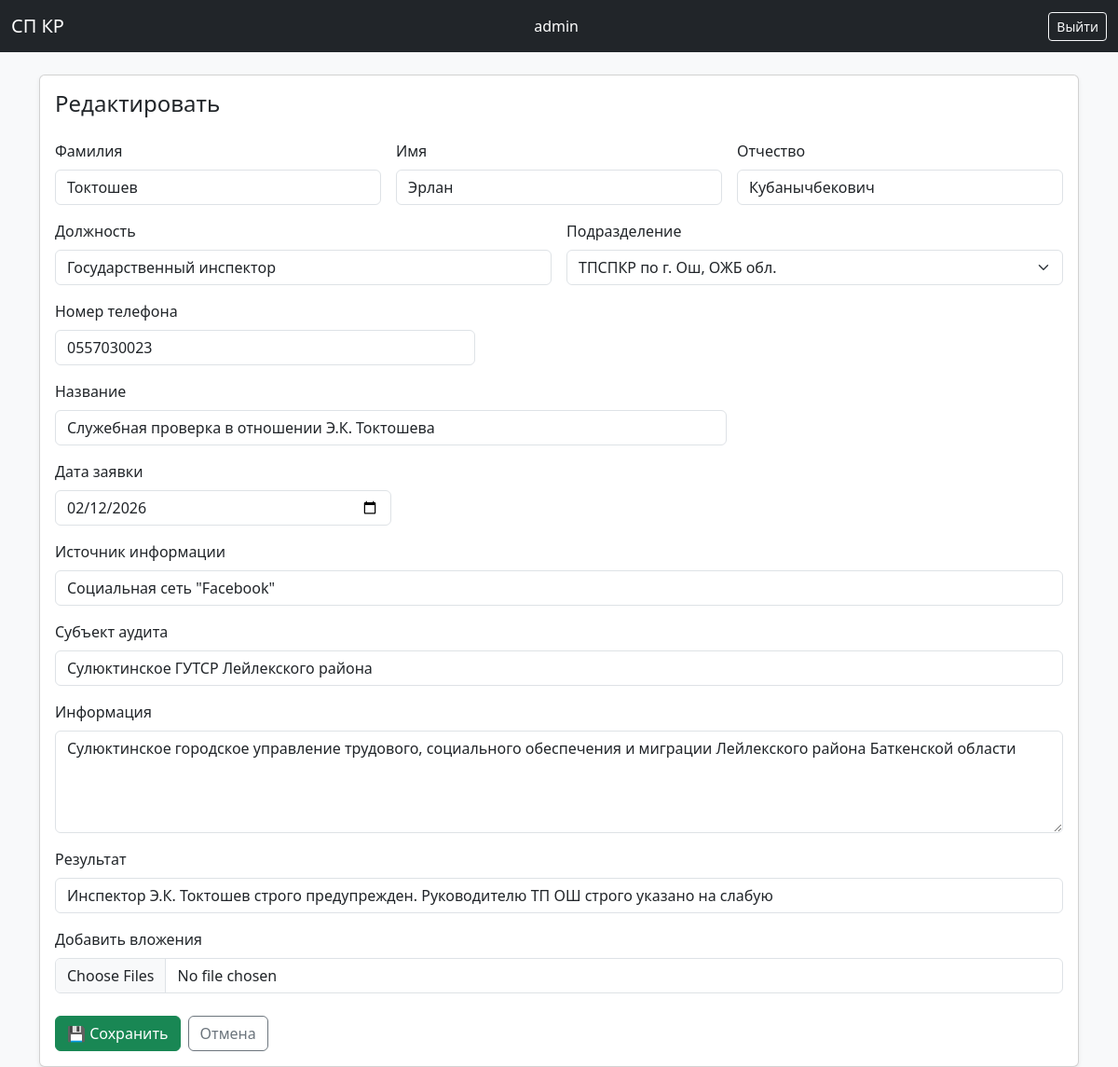
/employee/2/edit/ (signed in), run on an earlier commit of the app's database.
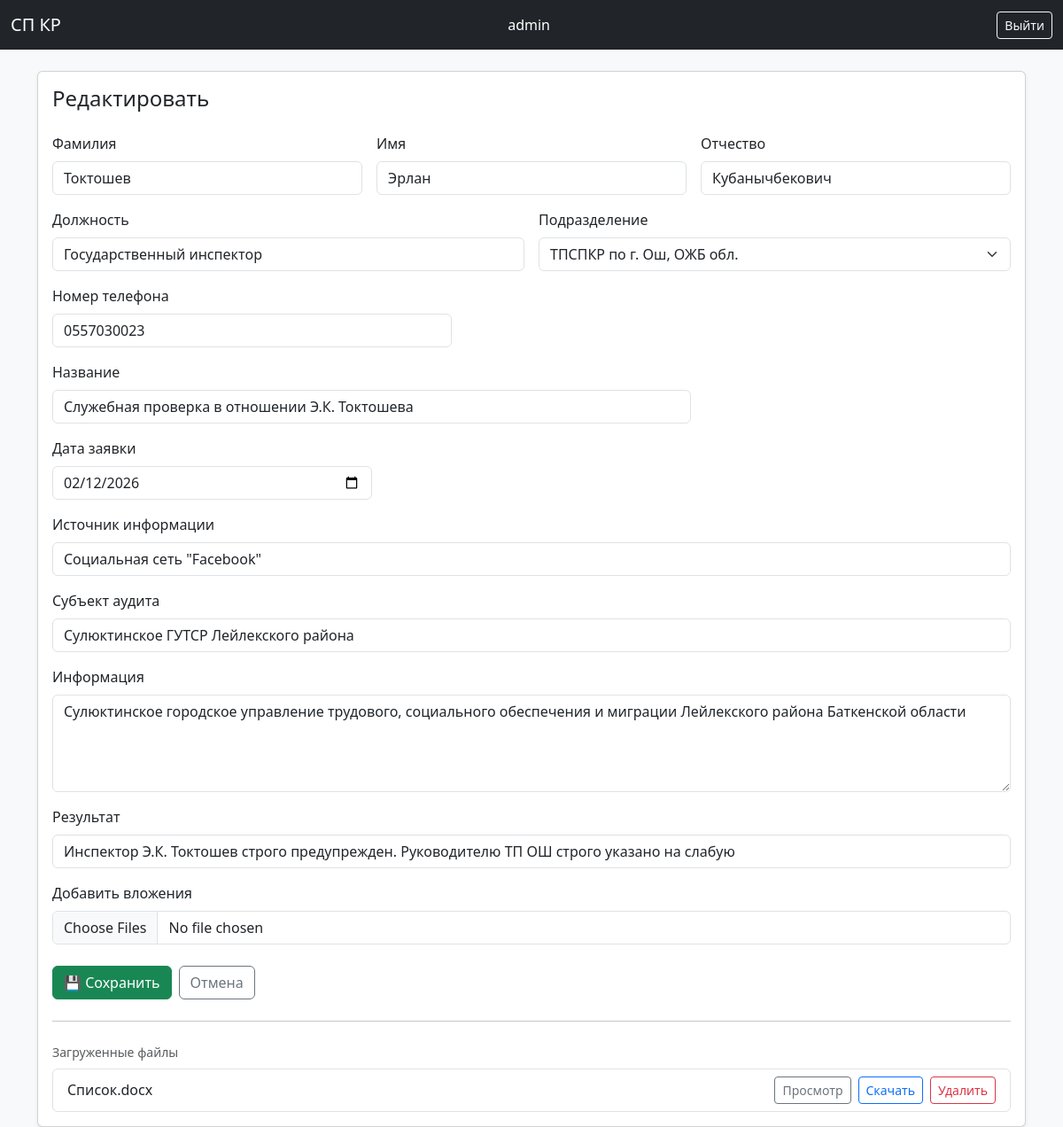
And on a later commit of the database.
### core/models.py (models this page shows, shortened)
class EmployeeAttachment(models.Model):
    employee = models.ForeignKey(Employee, on_delete=models.CASCADE, related_name="attachments",
        verbose_name="Сотрудник",)
    file = models.FileField("Файл", upload_to="employee_files/%Y/%m/%d/")
    original_name = models.CharField("Имя файла", max_length=255)
    created_at = models.DateTimeField("Дата загрузки", auto_now_add=True)
    class Meta:
        verbose_name = "Вложение"
        verbose_name_plural = "Вложения"
        ordering = ["-created_at"]

### core/views.py (the view, shortened to what this page needs)
# urls.py: path("employee/<int:employee_id>/edit/", employee_edit, name="employee_edit"),
@login_required
def employee_edit(request, employee_id):
    employee = get_object_or_404(Employee, id=employee_id)
    form = EmployeeForm(
        request.POST or None,
        request.FILES or None,
        instance=employee
    )
    return render(request, "core/employee_form.html", {
        "form": form,
        "employee": employee,
        "title": "Редактировать"
    })

### core/models.py (called while the page is built)
    def __str__(self):
        return self.name

### core/templates/core/employee_form.html (shortened to what the changed rows need)
{% extends "base.html" %}
{% block content %}
<div class="card shadow-sm">
    <div class="card-body">
        <h4 class="mb-4">{{ title }}</h4>
        <form method="post" enctype="multipart/form-data" novalidate>
            <div class="row g-3 mb-3">
            </div>
            <div class="row g-3 mb-3">
            </div>
            <div class="mb-3">
            </div>
            <div class="mb-3">
            </div>
            <div class="mb-3">
            </div>
            <div class="mb-3">
            </div>
            <div class="mb-3">
            </div>
            <div class="mb-3">
            </div>
            <div class="mb-3">
            </div>
            <div class="mb-4">
            </div>
            <div class="d-flex gap-2">
            </div>
        </form>
        {% if employee and employee.attachments.exists %}
        <hr class="my-4">
        <div>
            <div class="text-muted small mb-2">Загруженные файлы</div>
            <ul class="list-group">
                {% for attachment in employee.attachments.all %}
                <li class="list-group-item d-flex justify-content-between align-items-center">
                    <span>{{ attachment.original_name }}</span>
                    <div class="d-flex gap-2">
                        <a href="{{ attachment.file.url }}"
                           target="_blank"
                           class="btn btn-sm btn-outline-secondary">
                            Просмотр
                        </a>
                        <a href="{% url 'attachment_download' attachment.id %}"
                           class="btn btn-sm btn-outline-primary">
                            Скачать
                        </a>
                        <form method="post"
                              action="{% url 'attachment_delete' attachment.id %}"
                              onsubmit="return confirm('Удалить файл?');"
                              style="display:inline;">
                            <button type="submit"
                                    class="btn btn-sm btn-outline-danger">
                                Удалить
                            </button>
                        </form>
                    </div>
                </li>
                {% endfor %}
            </ul>
        </div>
        {% endif %}
    </div>
</div>
{% endblock %}

What changed in the data, as far as the page shows it:
added EmployeeAttachment: original_name "Список.docx"
Also different on the page:
text now shown: "Загруженные файлы"
